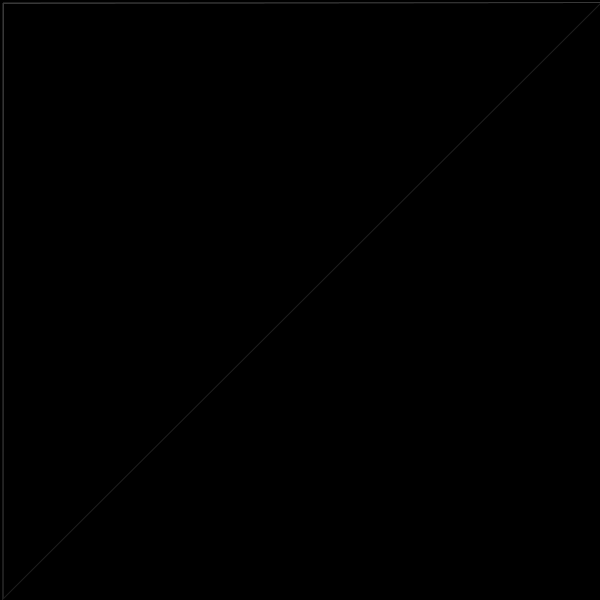
Frame 1 (no input)
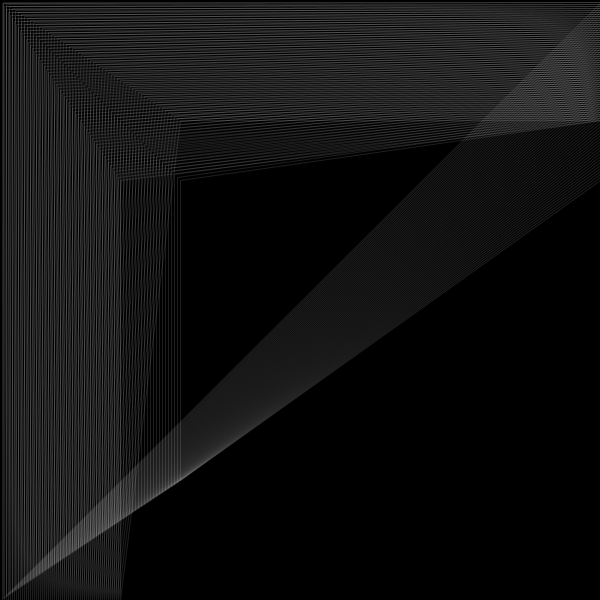
Frame 60 (the mouse pressed at the canvas centre just before this capture)
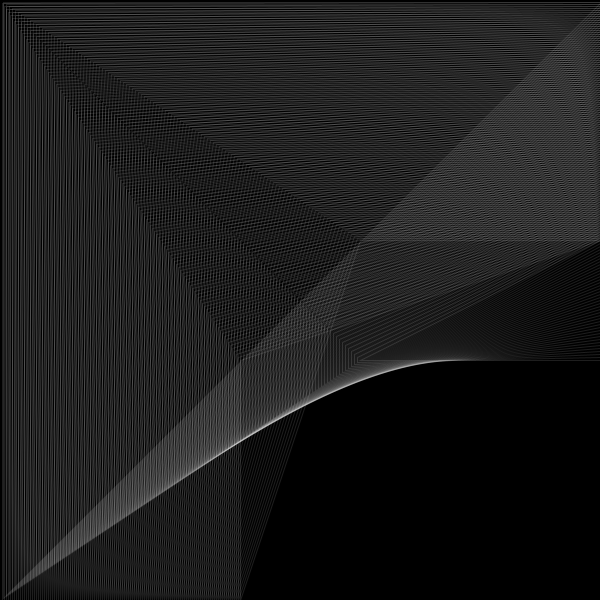
Frame 120 (the mouse held since frame 60 and released just before this capture)

The Processing sketch that drew these frames (run headless with seeded random() and noise(); from frame 60 on, the mouse is pressed at the canvas centre):

// Processing sketch: processing_147889
// ── processing_147889.pde

// Konkuk University
// Department of Dynamic Media
// SOS iDesign
// Name: CHOI Jihye
// ID: 201420116



int x = 0;
int y = 0;
int x2 = 0;
int y2 = 0;
int xSpeed = 3;
int ySpeed = 2;
int xSpeed2 = 2;
int ySpeed2 = 3;

void setup() {
  size(600, 600);
  smooth();
  background(0);
  colorMode(RGB);
}

void draw() {

  x = x + xSpeed;
  y= y + ySpeed;
  x2 = x2 + xSpeed2;
  y2= y2 + ySpeed2;

  if ((x > width) || (x < 0)) {

    xSpeed = xSpeed * -1;
  }
  if ((y > height) || (y < 0)) {
    ySpeed = ySpeed * -1;
  }
  if ((x2 > width) || (x2 < 0)) {

    xSpeed2 = xSpeed2 * -1;
  }
  if ((y2 > height) || (y2 < 0)) {
    ySpeed2 = ySpeed2 * -1;
  }

  noFill();
  stroke(255, 30);

  quad (x, height-y, width, y2, width, y, x, y2 );
  quad (y, width, x2, y2, height, y, x, y);
}
